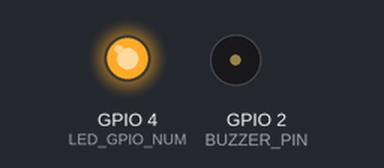
Recording of a sketch running on a simulated ESP32. Shown: output pins drawn as LEDs (lit = HIGH), buzzer (waves = sounding). WiFi joins after 1.5 s; servers stay silent unless stated; uploads are accepted with an empty reply; the camera gives no picture; what the sketch prints to the serial monitor is not drawn.

Above: at 2.66 s.
At 6.8 s:
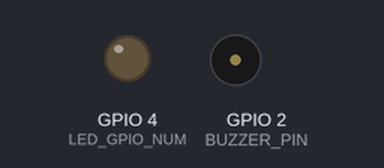
Timing chart, 0 to 12.1 s (numbered marks = the images above):
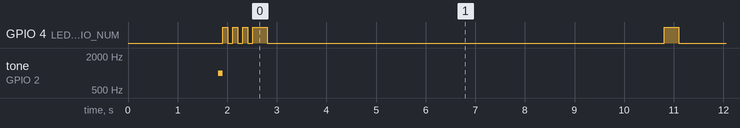

The sketch:

duplicate.ino
```cpp
#include <WiFi.h>
#include <HTTPClient.h>
#include "esp_camera.h"
#include "base64.h"
#include <esp_task_wdt.h>
#include <ArduinoJson.h>

// Debug flags
#define DEBUG_MODE true

// Watchdog timeout in seconds
#define WDT_TIMEOUT 15

// PIN
#define CAMERA_MODEL_AI_THINKER
#define PWDN_GPIO_NUM  32
#define RESET_GPIO_NUM -1
#define XCLK_GPIO_NUM  0
#define SIOD_GPIO_NUM  26
#define SIOC_GPIO_NUM  27

#define Y9_GPIO_NUM    35
#define Y8_GPIO_NUM    34
#define Y7_GPIO_NUM    39
#define Y6_GPIO_NUM    36
#define Y5_GPIO_NUM    21
#define Y4_GPIO_NUM    19
#define Y3_GPIO_NUM    18
#define Y2_GPIO_NUM    5
#define VSYNC_GPIO_NUM 25
#define HREF_GPIO_NUM  23
#define PCLK_GPIO_NUM  22
// 4 for flash led or 33 for normal led
#define LED_GPIO_NUM   4
// Buzzer pin - adjust as needed for your hardware setup
#define BUZZER_PIN     2

// API endpoint - changed to HTTP for now to avoid SSL issues
#define API_ENDPOINT "https://parkingo-module.agil.zip/scanner"

// 🔑 API Key Static
#define API_KEY "cGFya2luZ28tbW9kdWxl"

// WiFi credentials and slot name - UBAH DI SINI
const char* ssid = "AGL 1";
const char* password = "1234567890";

const char* parkingSlug = "krusty-krab-uty";
const char* slotName = "P25";

String mac_address;

// Debug print helper
void debugPrint(String message) {
    if (DEBUG_MODE) {
        Serial.println(message);
    }
}

// Function to alert for invalid booking (buzzer and LED)
void alertInvalidBooking() {
    Serial.println("[🚨 ALERT] Invalid booking detected!");

    // Flash LED 5 times and beep buzzer
    for (int i = 0; i < 5; i++) {
        // Turn on LED and buzzer
        digitalWrite(LED_GPIO_NUM, HIGH);
        tone(BUZZER_PIN, 2000); // 2kHz tone
        delay(200);

        // Turn off LED and buzzer
        digitalWrite(LED_GPIO_NUM, LOW);
        noTone(BUZZER_PIN);
        delay(200);

        // Reset watchdog
        esp_task_wdt_reset();
    }

    // Final long beep
    digitalWrite(LED_GPIO_NUM, HIGH);
    tone(BUZZER_PIN, 1500); // 1.5kHz tone
    delay(500);
    digitalWrite(LED_GPIO_NUM, LOW);
    noTone(BUZZER_PIN);

    esp_task_wdt_reset();
}

// 🔥 Fungsi untuk inisialisasi kamera ESP32-CAM
void initCamera() {
    camera_config_t config;
    config.ledc_channel = LEDC_CHANNEL_0;
    config.ledc_timer = LEDC_TIMER_0;
    config.pin_d0 = Y2_GPIO_NUM;
    config.pin_d1 = Y3_GPIO_NUM;
    config.pin_d2 = Y4_GPIO_NUM;
    config.pin_d3 = Y5_GPIO_NUM;
    config.pin_d4 = Y6_GPIO_NUM;
    config.pin_d5 = Y7_GPIO_NUM;
    config.pin_d6 = Y8_GPIO_NUM;
    config.pin_d7 = Y9_GPIO_NUM;
    config.pin_xclk = XCLK_GPIO_NUM;
    config.pin_pclk = PCLK_GPIO_NUM;
    config.pin_vsync = VSYNC_GPIO_NUM;
    config.pin_href = HREF_GPIO_NUM;
    config.pin_sccb_sda = SIOD_GPIO_NUM;
    config.pin_sccb_scl = SIOC_GPIO_NUM;
    config.pin_pwdn = PWDN_GPIO_NUM;
    config.pin_reset = RESET_GPIO_NUM;
    config.xclk_freq_hz = 20000000;
    config.pixel_format = PIXFORMAT_JPEG;

    if (psramFound()) {
        config.frame_size = FRAMESIZE_CIF;     // Gunakan resolusi CIF yang lebih kecil (352x288)
        config.jpeg_quality = 20;              // Kualitas lebih rendah untuk mengurangi ukuran
        config.fb_count = 2;
    } else {
        config.frame_size = FRAMESIZE_QVGA;    // QVGA jika tidak ada PSRAM (320x240)
        config.jpeg_quality = 20;              // Lower quality
        config.fb_count = 1;
    }

    if (esp_camera_init(&config) != ESP_OK) {
        Serial.println("[⚠️ ERROR] Kamera gagal diinisialisasi!");
        while (true);
    }

    sensor_t * s = esp_camera_sensor_get();
    if (s) {
        // Konfigurasi tambahan untuk optimisasi gambar
        s->set_brightness(s, 2);     // Tingkatkan brightness lebih
        s->set_contrast(s, 2);       // Tingkatkan contrast lebih
        s->set_saturation(s, 1);     // Sedikit saturasi
        s->set_special_effect(s, 0); // No special effect
        s->set_whitebal(s, 1);       // Enable white balance
        s->set_awb_gain(s, 1);       // Enable auto white balance gain
        s->set_wb_mode(s, 0);        // Auto white balance
        s->set_exposure_ctrl(s, 1);  // Enable auto exposure
        s->set_aec2(s, 0);          // Disable night mode
        s->set_gain_ctrl(s, 1);      // Enable auto gain control
        s->set_agc_gain(s, 0);       // No extra gain
        s->set_gainceiling(s, (gainceiling_t)0);  // No gain ceiling
        s->set_bpc(s, 0);           // No black pixel correction
        s->set_wpc(s, 1);           // Enable white pixel correction
        s->set_raw_gma(s, 1);       // Enable gamma correction
        s->set_lenc(s, 1);          // Enable lens correction
        s->set_hmirror(s, 0);       // No horizontal mirror
        s->set_vflip(s, 0);         // No vertical flip
        s->set_dcw(s, 1);           // Enable downsize crop
    }
}

// Function to send image data with headers for metadata - simplified for stability
bool sendImageData(camera_fb_t * fb) {
    if (!fb) {
        Serial.println("[⚠️ ERROR] Invalid camera frame buffer");
        return false;
    }

    // Reset watchdog before starting HTTP operations
    esp_task_wdt_reset();

    bool success = false;
    bool is_valid_booking = false;
    bool plate_detected = false;

    Serial.print("Connecting to endpoint: ");
    Serial.println(API_ENDPOINT);

    HTTPClient http;

    // Begin HTTP connection with shorter timeout
    http.begin(API_ENDPOINT);
    http.setTimeout(5000); // 5 second timeout - shorter to prevent hanging

    // Add metadata as HTTP headers with X- prefix
    http.addHeader("X-API-KEY", API_KEY);
    http.addHeader("X-MAC-ADDRESS", mac_address);
    http.addHeader("X-PARKING-SLUG", parkingSlug);
    http.addHeader("X-SLOT", slotName);
    http.addHeader("Content-Type", "image/jpeg");

    Serial.print("Image size: ");
    Serial.println(fb->len);

    // Reset watchdog again just before POST
    esp_task_wdt_reset();

    // Start the request but don't wait for completion
    Serial.println("Starting HTTP POST request...");

    // Actual image POST
    int httpCode = http.POST(fb->buf, fb->len);

    Serial.println("HTTP request completed with code: " + String(httpCode));

    // Reset watchdog after POST
    esp_task_wdt_reset();

    // Process response
    if (httpCode > 0) {
        Serial.printf("[✅ HTTP Response code: %d]\n", httpCode);
        if (httpCode == HTTP_CODE_OK) {
            String payload = http.getString();
            Serial.println("Response: " + payload);

            // Parse JSON response
            DynamicJsonDocument doc(1024);
            DeserializationError error = deserializeJson(doc, payload);

            if (!error) {
                // Check if plate number is not empty string
                if (doc["data"].containsKey("plate_number")) {
                    String plateNumber = doc["data"]["plate_number"];
                    if (plateNumber != "") {
                        // Check if there is a validate_booking key
                        if (doc["data"].containsKey("validate_booking")) {
                            // Check if validate_booking has is_valid key
                            if (doc["data"]["validate_booking"].containsKey("data")) {
                                String is_valid = doc["data"]["validate_booking"]["data"]["is_valid"];
                                Serial.print("Valid booking: ");
                                Serial.println(is_valid ? "YES" : "NO");

                                // Trigger alert ONLY if booking is invalid
                                if (!is_valid) {
                                    alertInvalidBooking();
                                }
                            } else if (doc["data"]["validate_booking"].containsKey("message")) {
                                String message = doc["data"]["validate_booking"]["message"];
                                if (message != "Resource not found") {
                                    alertInvalidBooking();
                                }
                            } else {
                                alertInvalidBooking();
                            }
                        } else {
                            alertInvalidBooking();
                        }
                    }
                }


                success = true;
            } else {
                Serial.print("JSON parsing error: ");
                Serial.println(error.c_str());
            }
        } else {
            Serial.printf("Server responded with non-OK status code: %d\n", httpCode);
        }
    } else {
        Serial.printf("[⚠️ HTTP Error: %s]\n", http.errorToString(httpCode).c_str());
        Serial.println("Endpoint may be unreachable. Continuing operation...");
    }

    // Always clean up HTTP connection
    http.end();
    Serial.println("HTTP connection closed");

    return success;
}

// Function to send HTTP POST request with JSON (kept for reference)
void sendHttpRequest(String &payload) {
    HTTPClient http;

    Serial.print("Connecting to endpoint: ");
    Serial.println(API_ENDPOINT);

    // Configure http connection
    http.begin(API_ENDPOINT);
    http.addHeader("Content-Type", "application/json");

    // Send POST request
    int httpResponseCode = http.POST(payload);

    // Check response
    if (httpResponseCode > 0) {
        Serial.print("[✅ HTTP Response code: ");
        Serial.print(httpResponseCode);
        Serial.println("]");

        String response = http.getString();
        Serial.println("Response: " + response);
    }
    else {
        Serial.print("[⚠️ HTTP Error code: ");
        Serial.print(httpResponseCode);
        Serial.println("]");
    }

    // Free resources
    http.end();
}

// 🔥 Fungsi untuk mengambil gambar & mengirim via HTTP
void captureAndSend() {
    Serial.println("\n[📸 Capturing image...]");

    // Reset watchdog timer
    esp_task_wdt_reset();

    camera_fb_t* fb = esp_camera_fb_get();
    if (!fb) {
        Serial.println("[⚠️ ERROR] Gagal mengambil gambar!");
        digitalWrite(LED_GPIO_NUM, LOW);
        return;
    }

    Serial.println("[✅ Image captured]");
    Serial.print("Image size (bytes): ");
    Serial.println(fb->len);
    Serial.print("Free heap: ");
    Serial.println(ESP.getFreeHeap());

    // Send image using updated approach
    bool success = false;

    // Check heap before sending
    if (ESP.getFreeHeap() > fb->len + 10000) {
        Serial.println("Attempting to send image...");
        success = sendImageData(fb);
        Serial.println("Send attempt completed");
    } else {
        Serial.println("[⚠️ WARNING] Not enough memory to send image safely. Skipping send.");
    }

    // Free the buffer
    esp_camera_fb_return(fb);
    Serial.println("Camera buffer released");

    if (success) {
        Serial.println("[✅ Image sent successfully]");
    } else {
        Serial.println("[⚠️ Image sending failed or skipped. Will retry on next cycle.");
    }

    // Final watchdog reset after completing the cycle
    esp_task_wdt_reset();
}

void setup() {
    Serial.begin(115200);
    Serial.println("\n[🚀 ParkingGo Camera Starting...]");

    // Set up watchdog
    Serial.println("Setting up watchdog timer...");

    // Try disabling existing watchdog first
    esp_task_wdt_deinit();

    // Initialize with appropriate parameters for your version
    #if ESP_IDF_VERSION_MAJOR >= 4 // IDF 4+
        esp_task_wdt_config_t wdtConfig;
        wdtConfig.timeout_ms = WDT_TIMEOUT * 1000;
        wdtConfig.idle_core_mask = 0;
        wdtConfig.trigger_panic = true;
        esp_task_wdt_init(&wdtConfig);
    #else // ESP32 Arduino 1.0.x
        esp_task_wdt_init(WDT_TIMEOUT, true);
    #endif

    esp_task_wdt_add(NULL);
    Serial.println("Watchdog initialized");

    // Setup pins
    pinMode(LED_GPIO_NUM, OUTPUT);
    pinMode(BUZZER_PIN, OUTPUT);

    digitalWrite(LED_GPIO_NUM, LOW);

    // Connect to WiFi
    WiFi.begin(ssid, password);
    Serial.print("Connecting to WiFi");

    // Wait up to 20 seconds for connection
    unsigned long startAttemptTime = millis();
    while (WiFi.status() != WL_CONNECTED && millis() - startAttemptTime < 20000) {
        delay(500);
        Serial.print(".");
        esp_task_wdt_reset(); // Reset watchdog while waiting
    }

    if (WiFi.status() != WL_CONNECTED) {
        Serial.println("\n[⚠️ Failed to connect to WiFi]");
        ESP.restart(); // Restart if connection fails
    } else {
        Serial.println("\n[✅ WiFi Connected]");
        Serial.print("IP Address: ");
        Serial.println(WiFi.localIP());
    }

    // Dapatkan MAC Address ESP32
    mac_address = WiFi.macAddress();
    Serial.print("ESP32 MAC Address: ");
    Serial.println(mac_address);
    Serial.print("Parking: ");
    Serial.println(parkingSlug);
    Serial.print("Slot Name: ");
    Serial.println(slotName);

    // Inisialisasi kamera
    Serial.println("[🔄 Initializing camera...]");
    initCamera();
    Serial.println("[✅ Camera initialized]");

    // Test the buzzer
    tone(BUZZER_PIN, 1000);
    delay(100);
    noTone(BUZZER_PIN);

    // Blink LED to indicate ready
    for (int i = 0; i < 3; i++) {
        digitalWrite(LED_GPIO_NUM, HIGH);
        delay(100);
        digitalWrite(LED_GPIO_NUM, LOW);
        delay(100);
    }

    Serial.println("[✅ System Ready]");
}

void loop() {
    // Reset watchdog at start of loop
    esp_task_wdt_reset();

    // Check if WiFi is connected
    if (WiFi.status() != WL_CONNECTED) {
        Serial.println("[⚠️ WiFi disconnected, reconnecting...]");
        WiFi.begin(ssid, password);
        delay(5000);
        esp_task_wdt_reset(); // Reset watchdog after delay
        return;
    }

    // Get free heap memory
    uint32_t freeHeap = ESP.getFreeHeap();
    Serial.print("Free heap: ");
    Serial.println(freeHeap);

    // Add a minimum threshold before trying to capture
    if (freeHeap < 30000) {
        Serial.println("[⚠️ Low memory, waiting to recover...]");
        delay(5000);
        esp_task_wdt_reset(); // Reset watchdog after delay
        return;
    }

    // Kirim gambar setiap 8 detik (increased delay)
    Serial.println("[🔄 Starting capture cycle...]");

    // Capture and send, with extra debugging
    digitalWrite(LED_GPIO_NUM, HIGH);
    captureAndSend();
    digitalWrite(LED_GPIO_NUM, LOW);

    Serial.println("[💤 Waiting for next cycle...]");

    // Use a series of shorter delays with watchdog resets between
    for (int i = 0; i < 8; i++) {
        delay(1000);
        esp_task_wdt_reset();  // Reset watchdog every second
    }

    Serial.println("[🔄 Loop completed]");
}
```

Measured:
- by itself, GPIO 4 (LED_GPIO_NUM): HIGH → LOW at 2.0 s, → HIGH 0.10 s later, → LOW 0.10 s later, → HIGH 0.10 s later, … (37 changes in this stretch)
